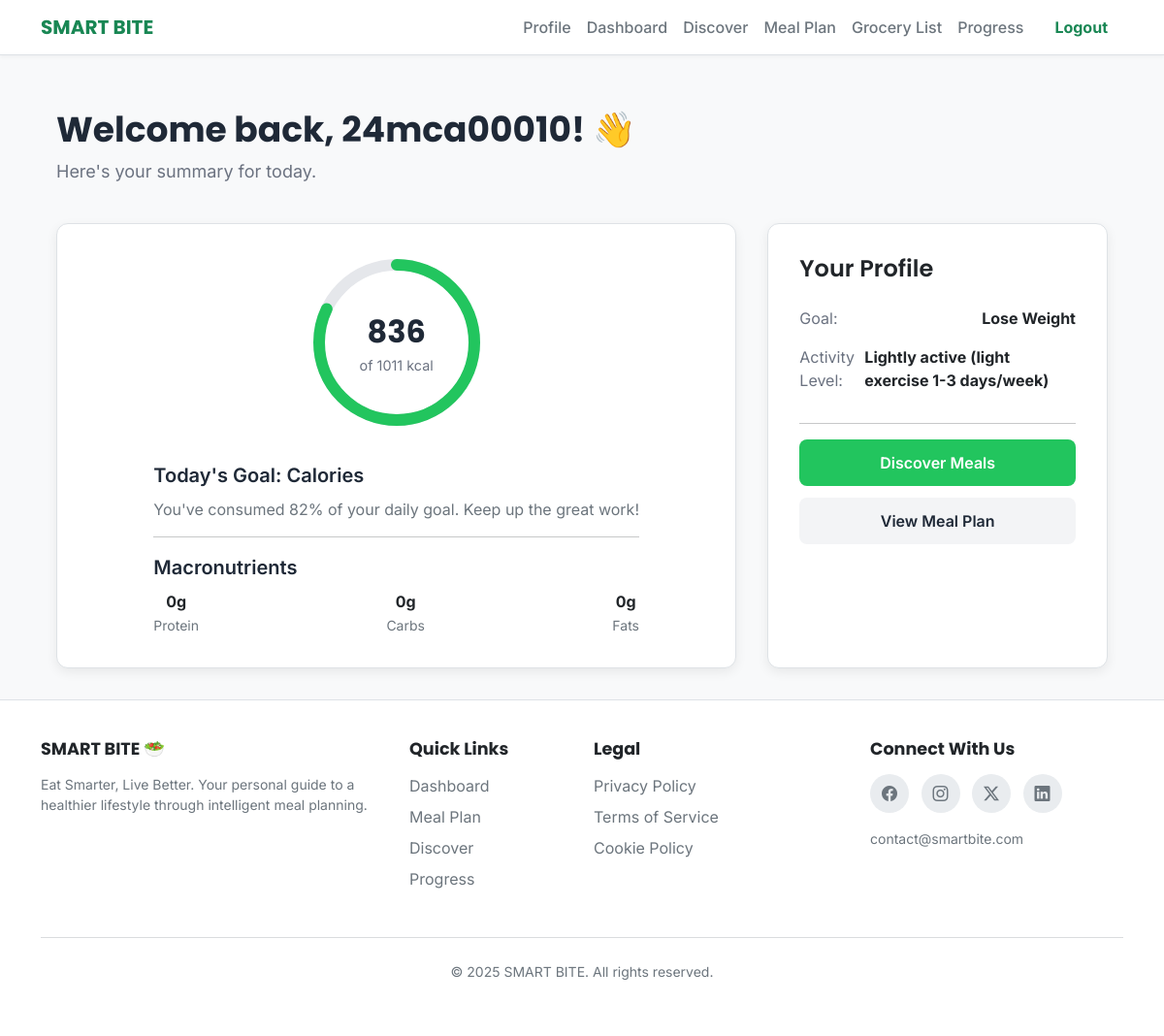
Page /users/dashboard/ (signed in) on the committed database.
### users/models.py (models this page shows, shortened)
class Profile(models.Model):
    user = models.OneToOneField(User, on_delete=models.CASCADE)
    age = models.PositiveIntegerField()
    weight = models.FloatField(help_text="in kg")
    height = models.FloatField(help_text="in cm")
    gender = models.CharField(max_length=10, choices=[('male', 'Male'), ('female', 'Female')])
    activity_level = models.CharField(max_length=20, choices=ACTIVITY_LEVELS)
    health_issues = models.TextField(blank=True, null=True, help_text="e.g., diabetes, gluten intolerance")
    goal = models.CharField(max_length=10, choices=GOALS)
    def calculate_bmr(self):
        if self.gender == 'male':
            return 10 * self.weight + 6.25 * self.height - 5 * self.age + 5
        else:
            return 10 * self.weight + 6.25 * self.height - 5 * self.age - 161
    def calculate_tdee(self):
        bmr = self.calculate_bmr()
        multipliers = {
            'sedentary': 1.2,
            'light': 1.375,
            'moderate': 1.55,
            'active': 1.725,
            'extra': 1.9,
        }
        return round(bmr * multipliers[self.activity_level])

### users/views.py (the view)
# urls.py: path('dashboard/', views.dashboard, name='dashboard'),
@login_required
def dashboard(request):
    try:
        profile = request.user.profile
    except Profile.DoesNotExist:
        return redirect('create_profile')
    tdee = profile.calculate_tdee()
    if profile.goal == 'lose':
        daily_calorie_goal = tdee - 500  # Create a 500 calorie deficit
    elif profile.goal == 'gain':
        daily_calorie_goal = tdee + 500  # Create a 500 calorie surplus
    else:  # 'maintain'
        daily_calorie_goal = tdee
    today_start = timezone.now().replace(hour=0, minute=0, second=0, microsecond=0)
    today_end = today_start + timezone.timedelta(days=1)
    today_meals = MealPlan.objects.filter(
        user=request.user,
        eaten=True,
        eaten_at__gte=today_start,
        eaten_at__lt=today_end
    )
    calories_consumed = sum(meal.calories for meal in today_meals)
    total_protein = sum(int(re.search(r'\d+', meal.protein).group()) for meal in today_meals if re.search(r'\d+', meal.protein))
    total_carbs = sum(int(re.search(r'\d+', meal.carbs).group()) for meal in today_meals if re.search(r'\d+', meal.carbs))
    total_fats = sum(int(re.search(r'\d+', meal.fats).group()) for meal in today_meals if re.search(r'\d+', meal.fats))
    progress_percent = int((calories_consumed / daily_calorie_goal) * 100) if daily_calorie_goal > 0 else 0
    context = {
        'profile': profile,
        'daily_calorie_goal': daily_calorie_goal,
        'calories_consumed': calories_consumed,
        'progress_percent': min(progress_percent, 100),
        'protein': total_protein,
        'carbs': total_carbs,
        'fats': total_fats,
    }
    return render(request, 'users/dashboard.html', context)

### users/templates/users/dashboard.html (shortened to what this page needs)
{% extends "base.html" %}
{% load static %}
{% block content %}
<div class="dashboard-container">
    <div class="dashboard-header">
        <h1>Welcome back, {{ user.username }}! 👋</h1>
        <p>Here's your summary for today.</p>
    </div>
    <div class="dashboard-grid">
        <div class="card card-calories">
            <div class="progress-ring-container">
                <svg class="progress-ring" width="180" height="180">
                    <circle class="progress-ring-bg" cx="90" cy="90" r="80"></circle>
                    <circle class="progress-ring-fg" cx="90" cy="90" r="80" style="stroke-dashoffset: calc(502.65 - (502.65 * {{ progress_percent }}) / 100);"></circle>
                </svg>
                <div class="progress-text">
                    <span class="calories-consumed">{{ calories_consumed }}</span>
                    <span class="calories-goal">of {{ daily_calorie_goal }} kcal</span>
                </div>
            </div>
            <div>
                <p class="card-title">Today's Goal: Calories</p>
                <p class="text-secondary">You've consumed {{ progress_percent }}% of your daily goal. Keep up the great work!</p>
                <hr>
                <p class="card-title">Macronutrients</p>
                <div class="d-flex justify-content-between text-center">
                    <div><strong>{{ protein }}g</strong><br><small class="text-secondary">Protein</small></div>
                    <div><strong>{{ carbs }}g</strong><br><small class="text-secondary">Carbs</small></div>
                    <div><strong>{{ fats }}g</strong><br><small class="text-secondary">Fats</small></div>
                </div>
            </div>
        </div>
        <div class="card profile-card">
            <h2>Your Profile</h2>
            <div class="profile-item">
                <span>Goal:</span>
                <strong>{{ profile.get_goal_display }}</strong>
            </div>
            <div class="profile-item">
                <span>Activity Level:</span>
                <strong>{{ profile.get_activity_level_display }}</strong>
            </div>
            <hr>
            <a href="{% url 'discover_meals' %}" class="action-btn btn-primary">Discover Meals</a>
            <a href="{% url 'meal_plan' %}" class="action-btn btn-secondary">View Meal Plan</a>
        </div>
    </div>
</div>
{% endblock %}

### templates/base.html (style rules this page uses)
:root { --background-primary: #F8F9FA; --background-secondary: #FFFFFF; --text-primary: #212529; --text-secondary: #6c757d; --border-color: #dee2e6; --accent-green: #198754; --card-shadow: 0 4px 12px rgba(0, 0, 0, 0.07); }
body { background-color: var(--background-primary); color: var(--text-primary); font-family: 'Inter', sans-serif; display: flex; flex-direction: column; min-height: 100vh; }
h1, h2, h3, h4, h5, h6, .navbar-brand { font-family: 'Poppins', sans-serif; font-weight: 700; }
.btn-primary { background-color: var(--accent-green); border-color: var(--accent-green); font-weight: bold; }
.card { background-color: var(--background-secondary); border: 1px solid var(--border-color); border-radius: 12px; box-shadow: var(--card-shadow); }

### users/templates/users/dashboard.html (style rules this page uses)
.dashboard-container { max-width: 1200px; margin: 2rem auto; padding: 0 1rem; }
.dashboard-header { margin-bottom: 2.5rem; }
.dashboard-header h1 { font-family: 'Poppins', sans-serif; font-size: 2.25rem; font-weight: 700; color: #1F2937; }
.dashboard-header p { font-size: 1.125rem; color: #6B7280; }
.dashboard-grid { display: grid; grid-template-columns: 2fr 1fr; gap: 2rem; }
.card { background-color: #ffffff; border-radius: 12px; padding: 2rem; box-shadow: 0 4px D:\LAST\smart_bite\smart_bite\users\templates\users\dashboard.html20px rgba(0, 0, 0, 0.07); }
.card-calories { display: flex; align-items: center; gap: 2rem; }
.progress-ring-container { position: relative; }
.progress-ring { transform: rotate(-90deg); }
.progress-text { position: absolute; top: 50%; left: 50%; transform: translate(-50%, -50%); text-align: center; }
.calories-consumed { display: block; font-family: 'Poppins', sans-serif; font-size: 2rem; font-weight: 700; color: #1F2937; }
.calories-goal { display: block; color: #6B7280; font-size: 0.9rem; }
.card-title { font-size: 1.25rem; font-weight: 600; color: #1F2937; margin-bottom: 0.5rem; }
.profile-card h2 { font-size: 1.5rem; font-weight: 600; margin-bottom: 1.5rem; }
.profile-item { display: flex; justify-content: space-between; margin-bottom: 1rem; }
.profile-item span { color: #6B7280; }
.action-btn { display: block; width: 100%; text-align: center; padding: 0.75rem; border-radius: 8px; font-weight: 600; text-decoration: none; transition: background-color 0.3s; margin-bottom: 0.75rem; }
.btn-primary { background-color: #22c55e; color: white; }
.btn-secondary { background-color: #F3F4F6; color: #1F2937; }

### rows in the picture
Profile: goal "Lose Weight", activity_level "Lightly active (light exercise 1-3 days/week)"

### other values in the picture
{{ user.username }} "24mca00010"
{{ calories_consumed }} "836"
{{ daily_calorie_goal }} "1011"
{{ progress_percent }} "82"
{{ protein }} "0"
{{ carbs }} "0"
{{ fats }} "0"
